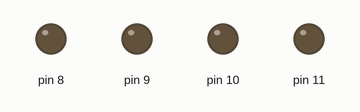
Recording of a sketch running on a simulated Arduino Uno, built with avr-gcc and run on an emulated ATmega328P. On the bench: output pins drawn as LEDs (lit = HIGH).

Above: at 0.05 s.
At 0.15 s:
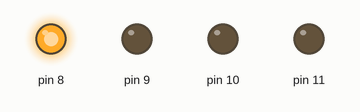
At 0.3 s:
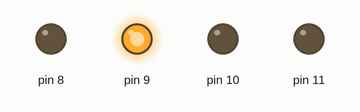
At 0.45 s:
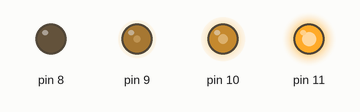
At 0.6 s:
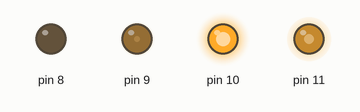
Timing chart, 0 to 3.0 s (numbered marks = the images above):
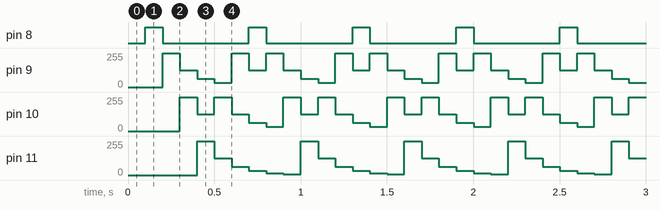

The sketch:

LED_PWM_Trail.ino
```cpp
int direction = -1;
int LED = 8;
#define NUMLEDS 4
int brightness[NUMLEDS];
void setup()
{
 pinMode(8,OUTPUT);
 pinMode(9,OUTPUT);
 pinMode(10,OUTPUT);
 pinMode(11,OUTPUT);

 for (int i=0; i < NUMLEDS; i++) {
   brightness[i] = 0;
 }
}

void loop()
{
  int i;

  if(LED == 11 || LED == 8)
  {
   direction = -direction;
  }
  delay(100);

  for (i = 0; i < NUMLEDS; i++) {
    brightness[i] >>= 1; // divide everything by two
  }

  brightness[LED-8] = 255;

  for (i = 0; i < NUMLEDS; i++) {
    analogWrite(i + 8, brightness[i]);
  }

  LED += direction;
}
```

Measured:
- by itself, pin 8: alternates HIGH for 0.10 s and LOW for 0.50 s
- by itself, pin 9: repeats every 0.60 s: 127/255 0.10 s, 63/255 0.10 s, 31/255 0.10 s, 255/255 0.10 s, 127/255 0.10 s, 255/255 0.10 s
- by itself, pin 10: repeats every 0.60 s: 127/255 0.10 s, 255/255 0.10 s, 127/255 0.10 s, 63/255 0.10 s, 31/255 0.10 s, 255/255 0.10 s
- by itself, pin 11: repeats every 0.60 s: 127/255 0.10 s, 63/255 0.10 s, 31/255 0.10 s, 15/255 0.10 s, 7/255 0.10 s, 255/255 0.10 s
